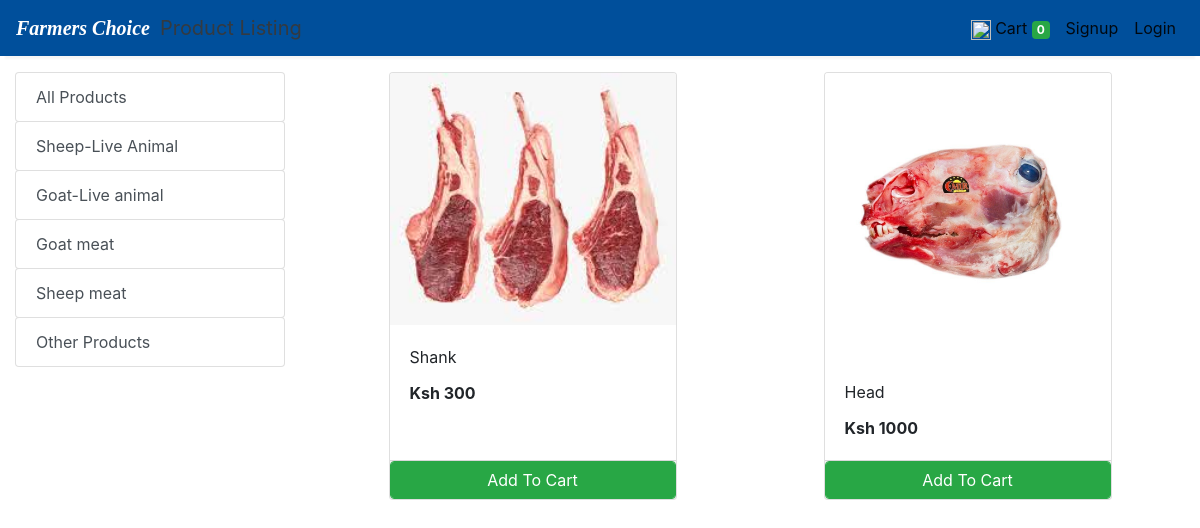
The page /store?category=34 on the database its author committed.
### store/models/category.py (models this page shows, shortened)
class Category(models.Model):
    name= models.CharField(max_length=50)
    @staticmethod
    def get_all_categories():
        return Category.objects.all()

### store/models/product.py (models this page shows, shortened)
class Products(models.Model):
    name = models.CharField(max_length=60)
    price= models.IntegerField(default=0)
    category= models.ForeignKey(Category,on_delete=models.CASCADE,default=1 )
    description= models.CharField(max_length=250, default='', blank=True, null= True)
    image= models.ImageField(upload_to='uploads/products/')
    @staticmethod
    def get_all_products_by_categoryid(category_id):
        if category_id:
            return Products.objects.filter (category=category_id)
        else:
            return Products.get_all_products();

### store/views/home.py (the view)
# urls.py: path('' , include('store.urls'))
def store(request):
    cart = request.session.get('cart')
    if not cart:
        request.session['cart'] = {}
    products = None
    categories = Category.get_all_categories()
    categoryID = request.GET.get('category')
    if categoryID:
        products = Products.get_all_products_by_categoryid(categoryID)
    else:
        products = Products.get_all_products();
    data = {}
    data['products'] = products
    data['categories'] = categories
    print('you are : ', request.session.get('email'))
    return render(request, 'index.html', data)

### store/templatetags/cart.py (called while the page is built)
@register.filter (name='is_in_cart')
def is_in_cart(product, cart):
    keys = cart.keys ()
    for id in keys:
        if int (id) == product.id:
            return True
    return False;

### store/templates/index.html (shortened to what this page needs)
{% extends 'base.html' %}
{% block content %}
{% load cart %}
{% load custom_filter %}
<div class="container-fluid mt-3">
	<div class="row">
		<div class="col-lg-3 mx-auto">
			<div class="list-group">
				<a href="/" class="list-group-item list-group-item-action btn btn-outline-success">All Products</a>
				{% for category in categories %}
				<a href="/?category={{category.id}}"
					class="list-group-item list-group-item-action btn btn-outline-success ">{{category.name}}</a>
				{% endfor %}
			</div>
		</div>
		<div id='products' class="col-lg-9 mx-auto">
			<div class="row mx-auto">
				{% for product in products %}
				<div class="card mx-auto mb-3" id={{product.id}} style="width: 18rem;">
					<img class="card-img-top" src="{{product.image.url}}" alt="Card image cap">
					<div class="card-body">
						<p class="card-title">{{product.name}}</p>
						<p class="card-text"><b>Ksh {{product.price}}</b></p>
					</div>
					<div class="card-footer p-0 no-gutters">
						{% if product|is_in_cart:request.session.cart %}
						<div class="row no-gutters">
							<form action="/#{{product.id}}" class="col-2 " method="post">
								{% csrf_token %}
								<input hidden type="text" name='product' value='{{product.id}}'>
								<input hidden type="text" name='remove' value='True'>
								<input type="submit" value=" - " class="btn btn-block btn-success border-right">
							</form>
							<div class="text-center col btn btn-success">{{product|cart_quantity:request.session.cart}} in Cart</div>
							<form action="/#{{product.id}}" class="col-2 " method="post">
								{% csrf_token %}
								<input hidden type="text" name='product' value='{{product.id}}'>
								<input type="submit" value=" + " class="btn btn-block btn-success border-left">
							</form>
						</div>
						{% else %}
						<form action="/#{{product.id}}" method="POST" class="btn-block">
							<input type="submit" class="float-right btn btn-success form-control"
								value="Add To Cart">
						</form>
						{% endif %}
					</div>
				</div>
				{% endfor %}
			</div>
		</div>
	</div>
</div>
{% endblock %}

### rows shown on the page
Category: name "Sheep-Live Animal"
Category: name "Goat-Live animal"
Category: name "Goat meat"
Category: name "Sheep meat"
Category: name "Other Products"
Products: image (picture), name "Shank", price "300"
Products: image (picture), name "Head", price "1000"

### other values the page prints
{{ request.session.cart.keys|length }} "0"
